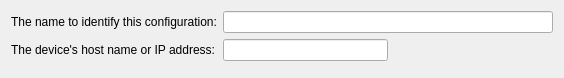
<?xml version="1.0" encoding="UTF-8"?>
<ui version="4.0">
 <class>RemoteWinCE::Internal::WinCEDeviceConfigurationWizardSetupPage</class>
 <widget class="QWizardPage" name="RemoteWinCE::Internal::WinCEDeviceConfigurationWizardSetupPage">
  <property name="geometry">
   <rect>
    <x>0</x>
    <y>0</y>
    <width>564</width>
    <height>78</height>
   </rect>
  </property>
  <property name="windowTitle">
   <string>WizardPage</string>
  </property>
  <layout class="QFormLayout" name="formLayout">
   <property name="fieldGrowthPolicy">
    <enum>QFormLayout::AllNonFixedFieldsGrow</enum>
   </property>
   <item row="0" column="0">
    <widget class="QLabel" name="nameLabel">
     <property name="text">
      <string>The name to identify this configuration:</string>
     </property>
    </widget>
   </item>
   <item row="0" column="1">
    <layout class="QHBoxLayout" name="horizontalLayout">
     <item>
      <widget class="QLineEdit" name="nameLineEdit"/>
     </item>
    </layout>
   </item>
   <item row="1" column="0">
    <widget class="QLabel" name="hostNameLabel">
     <property name="text">
      <string>The device's host name or IP address:</string>
     </property>
    </widget>
   </item>
   <item row="1" column="1">
    <layout class="QHBoxLayout" name="horizontalLayout_2">
     <item>
      <widget class="QLineEdit" name="hostNameLineEdit"/>
     </item>
     <item>
      <spacer name="horizontalSpacer_6">
       <property name="orientation">
        <enum>Qt::Horizontal</enum>
       </property>
       <property name="sizeHint" stdset="0">
        <size>
         <width>40</width>
         <height>20</height>
        </size>
       </property>
      </spacer>
     </item>
    </layout>
   </item>
  </layout>
 </widget>
 <resources/>
 <connections/>
</ui>
